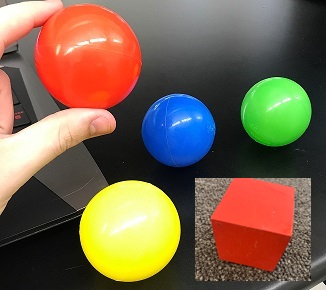
#> input picture Vision/main/all_Balls.JPG, 326 x 290 px, given in place of the camera
$ python mainSimp.py
#> lines starting #> are read from the running program, lines starting #| are printed output that depends on the picture
#> in setup, firstFrame is the input picture: shape (290, 326, 3); mean B, G, R 76.7, 99.7, 119.8
### Vision/main/ColorFinder.py
'''
Finds the color of a specified image when passed a color image
'''

# import the necessary packages
from collections import deque
from imutils.video import VideoStream
import argparse
import cv2
import imutils
import time


def findColor(image, width, height, x, y):
    '''
    Finds the color of a given image region.
    This function takes an image, the width and height of the region, as well as the x,y location of the top left of the region.
    '''
#> called with width = 30, height = 20, x = 65, y = 0

    pt1 = (x, y)
    pt2 = (x + width, y + height)

    color = ' '

    # img[height_range, width_range]
    cropped = image[pt1[1]:pt2[1], pt1[0]:pt2[0]]
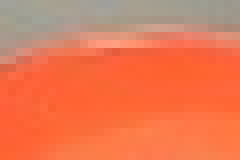
#> cropped: shape (20, 30, 3) (shown 8 times larger); mean B, G, R 83.4, 120.4, 231.5

    totalPix = (0, 0, 0)

    for h in range(0, width - 1):
        for w in range(0, height - 1):
            print(cropped[w][h])
            totalPix = totalPix + cropped[w][h]
#> this loop made 29 passes
#> (printed output is left out)
#> after the loop, totalPix = [46289, 66359, 126959]

    avgPix = totalPix / ((width) * (height))
#> avgPix = [77.15, 110.6, 211.6]
    print(avgPix)

    # print(avgPix)

    colors = {"b": (255, 0, 0),
              "g": (0, 255, 0),
              "r": (0, 0, 255),
              "y": (0, 255, 255)
              }

    manhattan = lambda x, y: abs(x[0] - y[0]) + \
        abs(x[1] - y[1]) + abs(x[2] - y[2])
    distances = {k: manhattan(v, avgPix) for k, v in colors.items()}
#> distances = {'b': 500, 'g': 433.1, 'r': 231.1, 'y': 265}
    color = min(distances, key=distances.get)
#> color = 'r'
    # cv2.imwrite("cropped.jpg", cropped)

    return color

### Vision/main/movementSimp.py
'''

This is where the code for communicating to the movement arduino will go.

WSAD + Z followed by an int 0 to 255

h + {rgby} to set home color

W255 = FASTEST FORWARD PLZ
A255 = FASTEST LEFT PLZ (Turn on a dime)
S
D
Z0 = STOP

'''

import time
import serial
import math


class mov:

    def __init__(self, w, h):
        self.ser = serial.Serial(
            port='/dev/ttyACM0', baudrate=115200, writeTimeout=0)

        self.w = w
        self.halfW = w / 2
        self.h = h
        self.gravConst = 1
        self.surch = 1  # Matt's variable for search

    def writeArray(self, value):

        print(value)

        # Uncomment below when actually running
        self.ser.isOpen()
        self.ser.write(value.encode())

    # [86 lines left out: functions goToWhere, findTurn, search, whereToGo, not called in this run]

# [5 lines that do not run on import are left out]

### Vision/main/objFinderSimp.py
'''
This file contains the objFind class, which helps find objects. (food, tels, etc.)
'''

import numpy as np
import cv2
import time
from MultiThreading import threadedFind
from ColorFinder import findColor
from Poop import objPoop


class objFind:

    '''
    objFind class takes a cv2 video stream and will return the largest objects in a given frame
    '''

    def __init__(self, vs, homeColor, movmt):

        self.vs = vs
        self.movmt = movmt

        self.cube_cascade = cv2.CascadeClassifier('cube/cascade.xml')
        self.ball_cascade = cv2.CascadeClassifier('ball/cascade.xml')
        self.tels_cascade = cv2.CascadeClassifier('tels/cascade.xml')
        self.homeColor = homeColor
        self.recentPil = 0

        self.colorImg = None
        self.grayImg = None
        self.colorDict = {"b": ("r", "g", "y"), "r": (
            "b", "g", "y"), "y": ("g", "b", "r"), "g": ("y", "b", "r")}

    # [116 lines left out: functions findObjs, findFood, findTels, findPill, not called in this run]

### Vision/main/mainSimp.py
'''

This is the main function. EVERYTHING should be called from here. This should be the only python thingy running on game day.


'''

import time
import cv2


from movementSimp import mov
from ColorFinder import findColor
from objFinderSimp import objFind

times = None
movmt = None
finder = None


def setup():

    global times, movmt, finder

    startTime = time.time()

    pickupEnd = startTime + 60 * 2  # 2 minutes

    dumpEnd = pickupEnd + 30  # 30 seconds to dump

    homeEnd = startTime + 60 * 3  # 3 minutes

    times = (startTime, pickupEnd, dumpEnd, homeEnd)

    # Setup the video stream
    capture = cv2.VideoCapture(0)

    (w, h) = (160, 120)

    capture.set(cv2.CAP_PROP_FRAME_WIDTH, w)
    capture.set(cv2.CAP_PROP_FRAME_HEIGHT, h)

    # Initialize Panduino communications
    movmt = mov(w, h)

    # Grab the first frame
    ret, firstFrame = capture.read()

    # Calculate the home color from the first frame
    homeColor = findColor(firstFrame, 30, 20, (int(w / 2) - 15), 0)
#> homeColor = 'r'

    # Move forward initially
    movmt.writeArray('w64')

    # Wait for camera to initialize
    time.sleep(2)

    # Stop moving <3
    movmt.writeArray('z0')

    # Explicitly remove first frame to increase free space
    del(firstFrame)

    # Create the object finder
    finder = objFind(capture, homeColor, movmt)

    # Send home color to Panduino
    movmt.writeArray("h{0}".format(homeColor))


def die():

    # If there is a keyboard interrupt, tell Panduino to stop
    movmt.writeArray('a0')
    movmt.writeArray('w0')
    movmt.writeArray('z0')

    # Destroy all cv2 windows
    cv2.destroyAllWindows()

    # Close the serial connection
    movmt.ser.close()

    # Exit python
    exit()

if __name__ == "__main__":
    setup()
    #die()

    try:
        movmt.writeArray("w127")
        movmt.writeArray("a75")
        # Pickup foodstuffs
#> (the run stopped early here; a loop or call above may not have finished)
